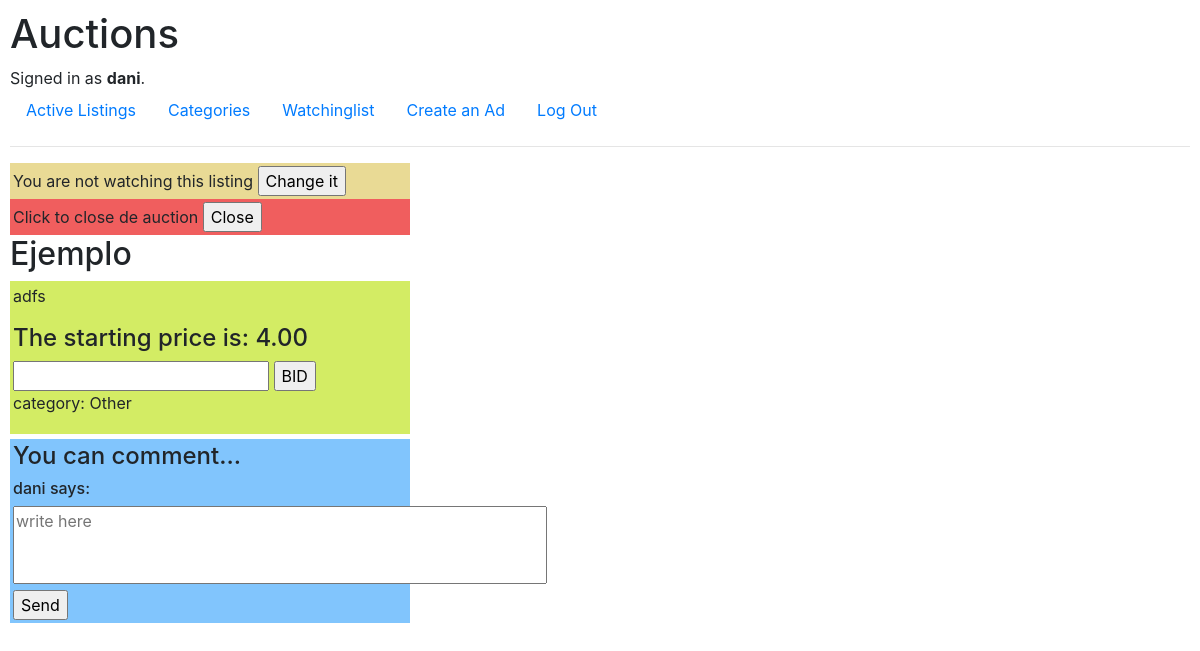
/ad/7 (signed in), run on an earlier commit of the app's database.
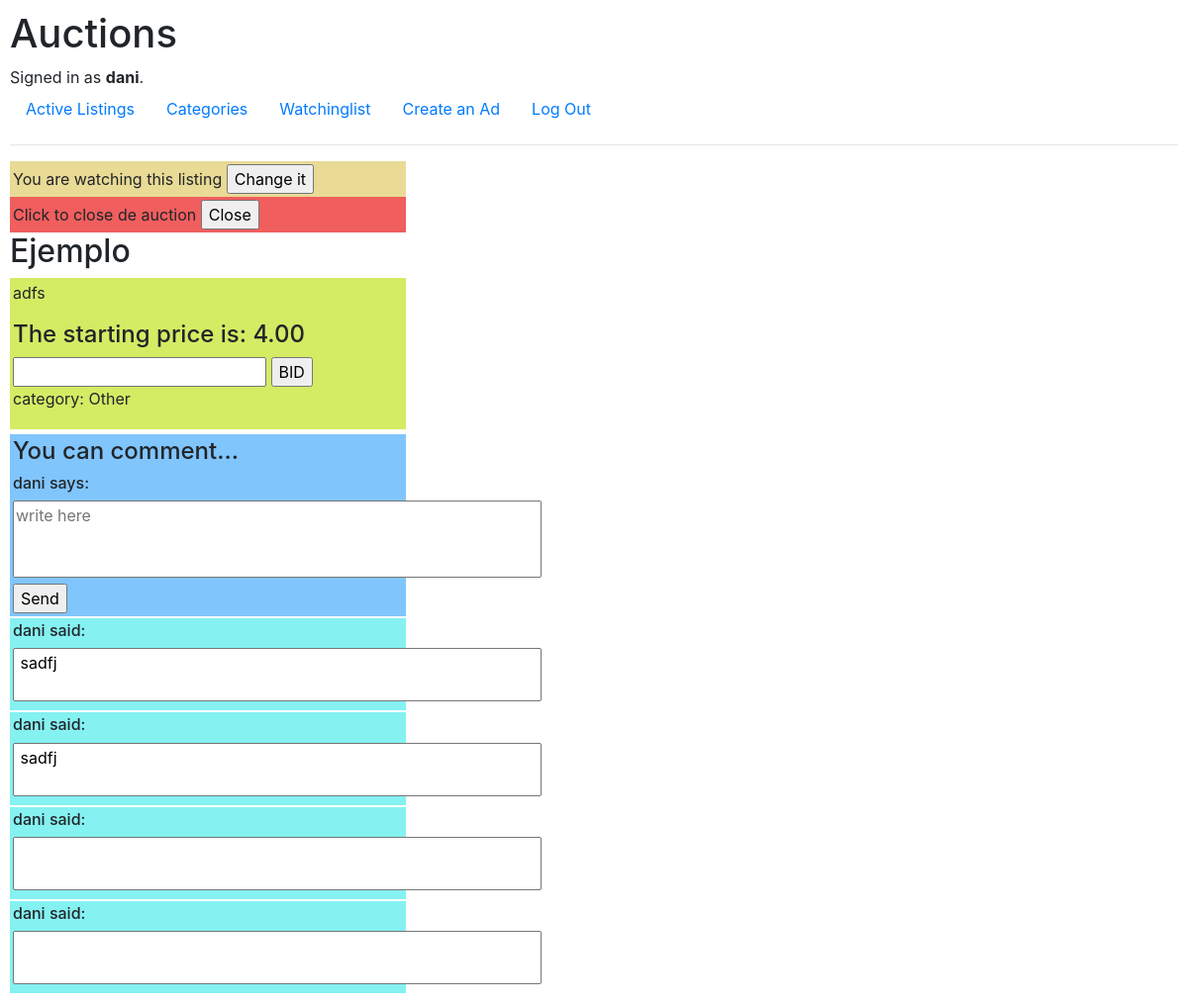
And on a later commit of the database.
### auctions/models.py (models this page shows, shortened)
class Comment(models.Model):
    user = models.ForeignKey(User, on_delete=models.CASCADE, related_name="commenter", blank=False)
    ad = models.ForeignKey(Ad, on_delete=models.CASCADE, related_name="commented", blank=False)
    content = models.TextField(max_length=200, blank=False)

class User(AbstractUser):
    email = models.EmailField(blank=False)

### auctions/views.py (the view, shortened to what this page needs)
# urls.py: path("ad/<int:ad_pk>", views.ad, name="ad"),
def ad(request, ad_pk):
    ad = Ad.objects.get(pk=ad_pk)
    if not request.user.is_authenticated:
        return render(request, "auctions/ad_notlog.html", {
            "ad_pk" : ad.pk,
            "ad" : ad,
        })
    username = request.user.username
    user = User.objects.get(username=username)
    max = Bid.objects.filter(user=user.id, ad=ad_pk).aggregate(Max("price"))
    max_user_bid = max["price__max"]
    user = User.objects.get(username=username)
    ader = User.objects.get(username=ad.user)
    if (user.pk==ader.pk):
        can_close=True
    else:
        can_close=False
    wl = Watchlist.objects.filter(user=user.pk, ad=ad_pk).first()
    if wl:
        watched = True
    else:
        watched = False
    msg = "You can make a bid here."
    try:
      comments = Comment.objects.filter(ad=ad_pk)
    except:
        comments = None
    return render(request, "auctions/ad.html", {
        "ad_pk" : ad.pk,
        "ad" : ad,
        "form" : NewBid(),
        "comments" : comments,
        "watched" : watched,
        "msg" : msg,
        "can_close" : can_close,
    })

### auctions/views.py
class NewBid(forms.Form):
    actual_price = forms.DecimalField(max_digits=7, decimal_places=2, label="")

### auctions/models.py (called while the page is built)
    def __str__(self):
        return f"{self.name}"

### auctions/templates/auctions/ad.html (shortened to what this page needs)
{% extends "auctions/layout.html" %}
{% block body %}
<div style="margin: 0; background-color: rgb(233, 218, 149); width: 400px; padding: 3px;">
    <form action="{% url 'ad' ad.pk %}" method="post">
        <span>
            {% if watched %}
            You are watching this listing
            {% else %}
                You are not watching this listing
            {% endif %}
            <input type="submit" name="click" value="Change it">
        </span>
    </form>
</div>
{% if can_close %}
    <div style="margin: 0; background-color: rgb(240, 94, 94); width: 400px; padding: 3px;">
        <form action action="{% url 'ad' ad.pk %}" method="post">
            <span>
                Click to close de auction
                <input type="submit" name="click" value="Close">
            </span>
        </form>
    </div>
{% endif %}
<h2>{{ ad.title }}</h2>
    <div class="ad2">
        <p> {{ ad.description }} </p>
        {% if ad.actual_price == 0 %}
            <h4> The starting price is: {{ ad.start_bid }}</h4>
            <form action="{% url 'ad' ad.pk %}" method="post">
                {{ form }}
                <input type="submit" name="click" value="BID">
            </form>
        {% endif %}
        {% if ad.cat %}
            <p>category: {{ ad.cat }} </p>
        {% endif %}
    </div>
<div style="width: 400px;">
    <div >
        <div style="background-color: rgb(129, 197, 253); margin-bottom: 2px; padding: 3px;">
            <h4>You can comment... </h4>
            <h6> {{ user }} says:</h6>
            <form action="{% url 'ad' ad.pk %}" method="post">
                <textarea required name="newcomment" rows="3" cols="50" maxlength=200 placeholder="write here" style="resize: none;"></textarea>
                <input type="submit" name="click" value="Send">
            </form>
        </div>
    </div>
    <div>
        {% for comment in comments %}
            <div style="background-color: rgb(133, 241, 241); margin-bottom: 2px; padding: 3px;">
                <span>
                    <h6> {{ comment.user }} said:</h6>
                    <textarea readonly maxlength=200 cols="50" style="resize: none;"> {{ comment.content }} </textarea>
                </span>
            </div>
        {% endfor %}
    </div>
</div>
{% endblock %}

What changed in the data, as far as the page shows it:
added Comment: user "dani", content "sadfj"
added Comment: user "dani", content "sadfj"
added Comment: user "dani"
added Comment: user "dani"
Also different on the page:
text no longer shown: "You are not watching this listing"
text now shown: "You are watching this listing"
